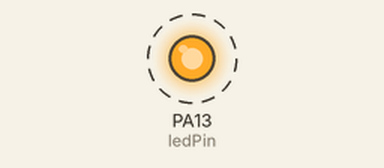
Bench run of a sketch on a simulated STM32 Blue Pill. Parts: output pins drawn as LEDs (lit = HIGH). Dashed ring = blinking.

Above: at 0.05 s.
Timing chart, 0 to 3.0 s (numbered marks = the images above):
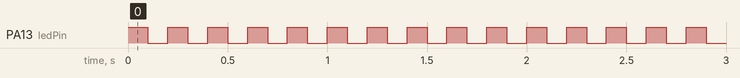

Measured:
- by itself, PA13 (ledPin): alternates HIGH for 0.10 s and LOW for 0.10 s

The sketch:

led_Blink01.ino
```cpp
/**************************************************************************
   #define NANO
   #define BLUEPILL
   #define NODEMCU

   #ifdef NANO
       #define Pins and Funcs()
       #include <aaa.h>
   #elif defined BLUEPILL
       #define Pins and Funcs()
       #include <bbb.h>
   #else                   //NODEMCU
       #define Pins and Funcs()
       #include <ccc.h>
   #endif
***************************************************************************
   Adruino : 1~13, A0~A7(A0=14, A1=15, A2=16, A3=17, A4=18, A5=19, A6=20,
             A7=21)
   STM32   : PA0~PA15(0~15), PB0~PB15(16~31), PC13~PC15(32~34)
   ESP8266 : D0~D10(D0=16, D1=5, D2=4, D3=0, D4=2, D5=14, D6=12, D7=13,
             D8=15, D9=3, D10=1)
**************************************************************************/
#define NANO        // NANO 보드인 경우 define
//#define BLUEPILL  // BLUEPILL 보드인 경우 define
//#define NODEMCU   // NODEMCU 보드인 경우 define

#ifdef NANO            // NANO 보드인 경우
#define ledPin 13      // ledPin을 13핀 으로 정의한다
#elif defined BLUEPILL // BLUEPILL 보드인 경우
#define ledPin PC13    // ledPin을 PC13핀 으로 정의한다
#else                  // NANO, BLUEPILL도 아닌 경우(NODEMCU인 경우)
#define ledPin D4      // ledPin을 D4핀 으로 정의한다
#endif

/* 최초 한번만 실행 */
void setup()
{
    pinMode(ledPin, OUTPUT); // ledPin핀을 출력으로 정의
}

void loop()
{
    digitalWrite(ledPin, HIGH); // ledPin핀 출력을 HIGH
    delay(100);                 // 1000ms(1초) 지연(유지)
    digitalWrite(ledPin, LOW);  // ledPin핀 출력을 LOW
    delay(100);                 // 1000ms(1초) 지연(유지)
}
```
